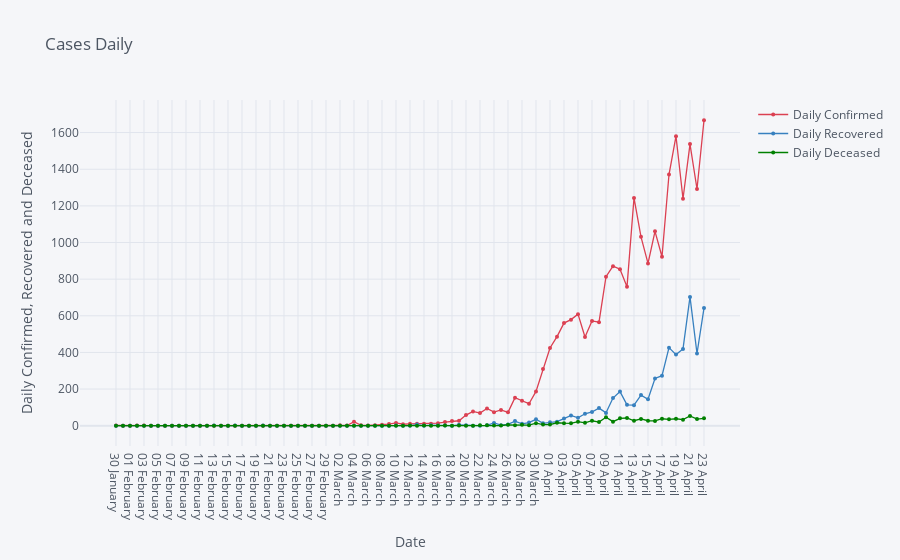

The code cell stored with this chart in its notebook:
### Markdown cell above
# Daily confirmed, recovered and deceased.

### Code cell
df6.iplot(kind= 'scatter', x= 'Date', y=['Daily Confirmed', 'Daily Recovered', 'Daily Deceased'], mode= 'markers+lines', title= 'Cases Daily', xTitle= 'Date', yTitle= 'Daily Confirmed, Recovered and Deceased', color= ['red', 'blue', 'green'], size= 4)

### Figure 1 — Plotly figure (JSON) as saved in the notebook; plotly's stock layout.template omitted (floating-point values rounded to 4 significant figures)
{"data": [{"line": {"color": "rgba(219, 64, 82, 1.0)", "dash": "solid", "shape": "linear", "width": 1.3}, "marker": {"size": 4, "symbol": "circle"}, "mode": "markers+lines", "name": "Daily Confirmed", "text": "", "type": "scatter", "x": ["30 January ", "31 January ", "01 February ", "02 February ", "03 February ", "04 February ", "05 February ", "06 February ", "07 February ", "08 February ", "09 February ", "10 February ", "11 February ", "12 February ", "13 February ", "14 February ", "15 February ", "16 February ", "17 February ", "18 February ", "19 February ", "20 February ", "21 February ", "22 February ", "23 February ", "24 February ", "25 February ", "26 February ", "27 February ", "28 February ", "29 February ", "01 March ", "02 March ", "03 March ", "04 March ", "05 March ", "06 March ", "07 March ", "08 March ", "09 March ", "10 March ", "11 March ", "12 March ", "13 March ", "14 March ", "15 March ", "16 March ", "17 March ", "18 March ", "19 March ", "20 March ", "21 March ", "22 March ", "23 March ", "24 March ", "25 March ", "26 March ", "27 March ", "28 March ", "29 March ", "30 March ", "31 March ", "01 April ", "02 April ", "03 April ", "04 April ", "05 April ", "06 April ", "07 April ", "08 April ", "09 April ", "10 April ", "11 April ", "12 April ", "13 April ", "14 April ", "15 April ", "16 April ", "17 April ", "18 April ", "19 April ", "20 April ", "21 April ", "22 April ", "23 April "], "y": [1, 0, 0, 1, 1, 0, 0, 0, 0, 0, 0, 0, 0, 0, 0, 0, 0, 0, 0, 0, 0, 0, 0, 0, 0, 0, 0, 0, 0, 0, 0, 0, 2, 1, 22, 2, 1, 3, 5, 9, 15, 8, 10, 10, 11, 10, 14, 20, 25, 27, 58, 78, 69, 94, 74, 86, 73, 153, 136, 120, 187, 309, 424, 486, 560, 579, 609, 484, 572, 565, 813, 871, 854, 758, 1243, 1031, 886, 1061, 922, 1371, 1580, 1239, 1537, 1292, 1667]}, {"line": {"color": "rgba(55, 128, 191, 1.0)", "dash": "solid", "shape": "linear", "width": 1.3}, "marker": {"size": 4, "symbol": "circle"}, "mode": "markers+lines", "name": "Daily Recovered", "text": "", "type": "scatter", "x": ["30 January ", "31 January ", "01 February ", "02 February ", "03 February ", "04 February ", "05 February ", "06 February ", "07 February ", "08 February ", "09 February ", "10 February ", "11 February ", "12 February ", "13 February ", "14 February ", "15 February ", "16 February ", "17 February ", "18 February ", "19 February ", "20 February ", "21 February ", "22 February ", "23 February ", "24 February ", "25 February ", "26 February ", "27 February ", "28 February ", "29 February ", "01 March ", "02 March ", "03 March ", "04 March ", "05 March ", "06 March ", "07 March ", "08 March ", "09 March ", "10 March ", "11 March ", "12 March ", "13 March ", "14 March ", "15 March ", "16 March ", "17 March ", "18 March ", "19 March ", "20 March ", "21 March ", "22 March ", "23 March ", "24 March ", "25 March ", "26 March ", "27 March ", "28 March ", "29 March ", "30 March ", "31 March ", "01 April ", "02 April ", "03 April ", "04 April ", "05 April ", "06 April ", "07 April ", "08 April ", "09 April ", "10 April ", "11 April ", "12 April ", "13 April ", "14 April ", "15 April ", "16 April ", "17 April ", "18 April ", "19 April ", "20 April ", "21 April ", "22 April ", "23 April "], "y": [0, 0, 0, 0, 0, 0, 0, 0, 0, 0, 0, 0, 0, 0, 1, 0, 0, 1, 0, 0, 0, 1, 0, 0, 0, 0, 0, 0, 0, 0, 0, 0, 0, 0, 0, 0, 0, 0, 0, 0, 1, 0, 0, 6, 0, 3, 1, 1, 0, 5, 3, 0, 0, 2, 15, 3, 7, 25, 10, 17, 35, 13, 19, 22, 39, 56, 43, 65, 75, 96, 70, 151, 186, 114, 112, 167, 144, 258, 273, 426, 388, 419, 703, 394, 642]}, {"line": {"color": "rgba(0, 128, 0, 1.0)", "dash": "solid", "shape": "linear", "width": 1.3}, "marker": {"size": 4, "symbol": "circle"}, "mode": "markers+lines", "name": "Daily Deceased", "text": "", "type": "scatter", "x": ["30 January ", "31 January ", "01 February ", "02 February ", "03 February ", "04 February ", "05 February ", "06 February ", "07 February ", "08 February ", "09 February ", "10 February ", "11 February ", "12 February ", "13 February ", "14 February ", "15 February ", "16 February ", "17 February ", "18 February ", "19 February ", "20 February ", "21 February ", "22 February ", "23 February ", "24 February ", "25 February ", "26 February ", "27 February ", "28 February ", "29 February ", "01 March ", "02 March ", "03 March ", "04 March ", "05 March ", "06 March ", "07 March ", "08 March ", "09 March ", "10 March ", "11 March ", "12 March ", "13 March ", "14 March ", "15 March ", "16 March ", "17 March ", "18 March ", "19 March ", "20 March ", "21 March ", "22 March ", "23 March ", "24 March ", "25 March ", "26 March ", "27 March ", "28 March ", "29 March ", "30 March ", "31 March ", "01 April ", "02 April ", "03 April ", "04 April ", "05 April ", "06 April ", "07 April ", "08 April ", "09 April ", "10 April ", "11 April ", "12 April ", "13 April ", "14 April ", "15 April ", "16 April ", "17 April ", "18 April ", "19 April ", "20 April ", "21 April ", "22 April ", "23 April "], "y": [0, 0, 0, 0, 0, 0, 0, 0, 0, 0, 0, 0, 0, 0, 0, 0, 0, 0, 0, 0, 0, 0, 0, 0, 0, 0, 0, 0, 0, 0, 0, 0, 0, 0, 0, 0, 0, 0, 0, 0, 0, 0, 1, 0, 1, 0, 0, 1, 0, 1, 0, 0, 3, 2, 1, 1, 5, 3, 5, 3, 14, 6, 6, 16, 14, 13, 22, 16, 27, 20, 46, 22, 40, 42, 27, 37, 27, 26, 38, 35, 38, 33, 53, 36, 40]}], "layout": {"legend": {"bgcolor": "#F5F6F9", "font": {"color": "#4D5663"}}, "paper_bgcolor": "#F5F6F9", "plot_bgcolor": "#F5F6F9", "title": {"font": {"color": "#4D5663"}, "text": "Cases Daily"}, "xaxis": {"gridcolor": "#E1E5ED", "showgrid": true, "tickfont": {"color": "#4D5663"}, "title": {"font": {"color": "#4D5663"}, "text": "Date"}, "zerolinecolor": "#E1E5ED"}, "yaxis": {"gridcolor": "#E1E5ED", "showgrid": true, "tickfont": {"color": "#4D5663"}, "title": {"font": {"color": "#4D5663"}, "text": "Daily Confirmed, Recovered and Deceased"}, "zerolinecolor": "#E1E5ED"}}}
